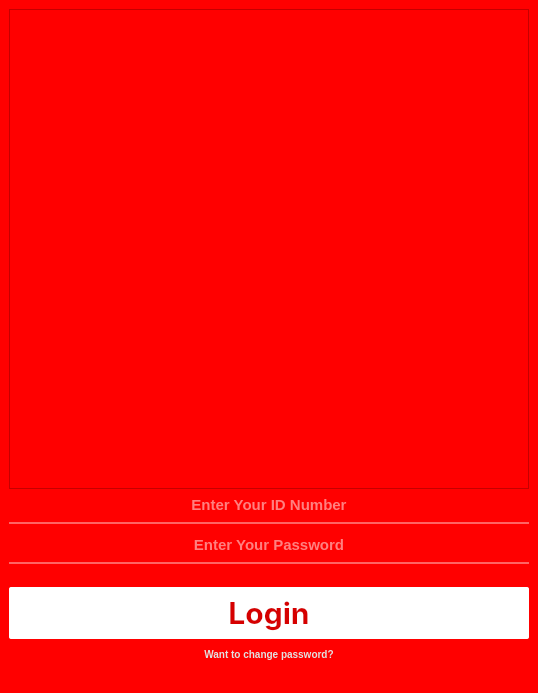
<?xml version="1.0" encoding="UTF-8"?>
<ui version="4.0">
 <class>MainWindow</class>
 <widget class="QMainWindow" name="MainWindow">
  <property name="geometry">
   <rect>
    <x>0</x>
    <y>0</y>
    <width>538</width>
    <height>693</height>
   </rect>
  </property>
  <property name="windowTitle">
   <string>MainWindow</string>
  </property>
  <property name="styleSheet">
   <string notr="true">background-color: rgb(255, 0, 0);</string>
  </property>
  <widget class="QWidget" name="centralwidget">
   <layout class="QVBoxLayout" name="verticalLayout">
    <item>
     <widget class="QFrame" name="frame">
      <property name="minimumSize">
       <size>
        <width>520</width>
        <height>470</height>
       </size>
      </property>
      <property name="styleSheet">
       <string notr="true">image: url(:/Asset/Asset/Logo.png);</string>
      </property>
      <property name="frameShape">
       <enum>QFrame::StyledPanel</enum>
      </property>
      <property name="frameShadow">
       <enum>QFrame::Raised</enum>
      </property>
     </widget>
    </item>
    <item>
     <widget class="QLineEdit" name="NPM">
      <property name="styleSheet">
       <string notr="true">background-color:rgba(0, 0, 0, 0);
border:none;
color:rgb(255, 255, 255);
border-bottom: 2px solid rgba(255, 255, 255, 100);
padding-bottom:7px;
font-size: 15px;
font-family: &quot;SF Pro Display&quot;; 
	font-weight: bold; 
    font-style: normal;</string>
      </property>
      <property name="text">
       <string/>
      </property>
      <property name="alignment">
       <set>Qt::AlignCenter</set>
      </property>
      <property name="placeholderText">
       <string>Enter Your ID Number</string>
      </property>
     </widget>
    </item>
    <item>
     <spacer name="verticalSpacer">
      <property name="orientation">
       <enum>Qt::Vertical</enum>
      </property>
      <property name="sizeType">
       <enum>QSizePolicy::Maximum</enum>
      </property>
      <property name="sizeHint" stdset="0">
       <size>
        <width>20</width>
        <height>5</height>
       </size>
      </property>
     </spacer>
    </item>
    <item>
     <widget class="QLineEdit" name="Pass">
      <property name="styleSheet">
       <string notr="true">background-color:rgba(0, 0, 0, 0);
border:none;
color:rgb(255, 255, 255);
border-bottom: 2px solid rgba(255, 255, 255, 100);
padding-bottom:7px;
font-size: 15px;
font-family: &quot;SF Pro Display&quot;; 
	font-weight: bold; 
    font-style: normal;</string>
      </property>
      <property name="text">
       <string/>
      </property>
      <property name="echoMode">
       <enum>QLineEdit::Password</enum>
      </property>
      <property name="alignment">
       <set>Qt::AlignCenter</set>
      </property>
      <property name="placeholderText">
       <string>Enter Your Password</string>
      </property>
     </widget>
    </item>
    <item>
     <spacer name="verticalSpacer_2">
      <property name="orientation">
       <enum>Qt::Vertical</enum>
      </property>
      <property name="sizeType">
       <enum>QSizePolicy::Fixed</enum>
      </property>
      <property name="sizeHint" stdset="0">
       <size>
        <width>17</width>
        <height>17</height>
       </size>
      </property>
     </spacer>
    </item>
    <item>
     <widget class="QPushButton" name="Login">
      <property name="font">
       <font>
        <family>SF Pro Display</family>
        <pointsize>-1</pointsize>
        <weight>75</weight>
        <italic>false</italic>
        <bold>true</bold>
       </font>
      </property>
      <property name="cursor">
       <cursorShape>PointingHandCursor</cursorShape>
      </property>
      <property name="styleSheet">
       <string notr="true">QPushButton {
 		background-color: rgb(255, 255, 255, 255);
		border-color: rgb(255, 255, 255);
		border-radius : 2px;
		color: rgb(214, 0, 0);
		font-size: 30px;
		padding:7px;
		font-family: &quot;SF Pro Display&quot;; 
			font-weight: bold; 
    		font-style: normal;

}

/* Saat mouse hover */
QPushButton:hover {
    background-color: rgb(255, 255, 255, 225);
}</string>
      </property>
      <property name="text">
       <string>Login</string>
      </property>
     </widget>
    </item>
    <item>
     <widget class="QPushButton" name="ChangePass">
      <property name="cursor">
       <cursorShape>PointingHandCursor</cursorShape>
      </property>
      <property name="styleSheet">
       <string notr="true">QPushButton {
 		background-color: rgb(255, 255, 255,0);
		border-color: rgb(255, 255, 255);
		border-radius : 5px;
		color: rgb(225, 225, 225);		
		font-size: 10px;
		padding:3px;
		font-family: &quot;SF Pro Display&quot;; 	
			font-weight: bold; 
    		font-style: normal;
}

/* Saat mouse hover */
QPushButton:hover {
    text-decoration: underline;
}</string>
      </property>
      <property name="text">
       <string>Want to change password?</string>
      </property>
     </widget>
    </item>
    <item>
     <spacer name="verticalSpacer_3">
      <property name="orientation">
       <enum>Qt::Vertical</enum>
      </property>
      <property name="sizeType">
       <enum>QSizePolicy::Fixed</enum>
      </property>
      <property name="sizeHint" stdset="0">
       <size>
        <width>20</width>
        <height>20</height>
       </size>
      </property>
     </spacer>
    </item>
   </layout>
   <zorder>frame</zorder>
   <zorder>Login</zorder>
   <zorder>verticalSpacer_2</zorder>
   <zorder>Pass</zorder>
   <zorder>NPM</zorder>
   <zorder>verticalSpacer</zorder>
   <zorder>ChangePass</zorder>
   <zorder>verticalSpacer_3</zorder>
  </widget>
 </widget>
 <resources>
  <include location="resource.qrc"/>
 </resources>
 <connections/>
</ui>
